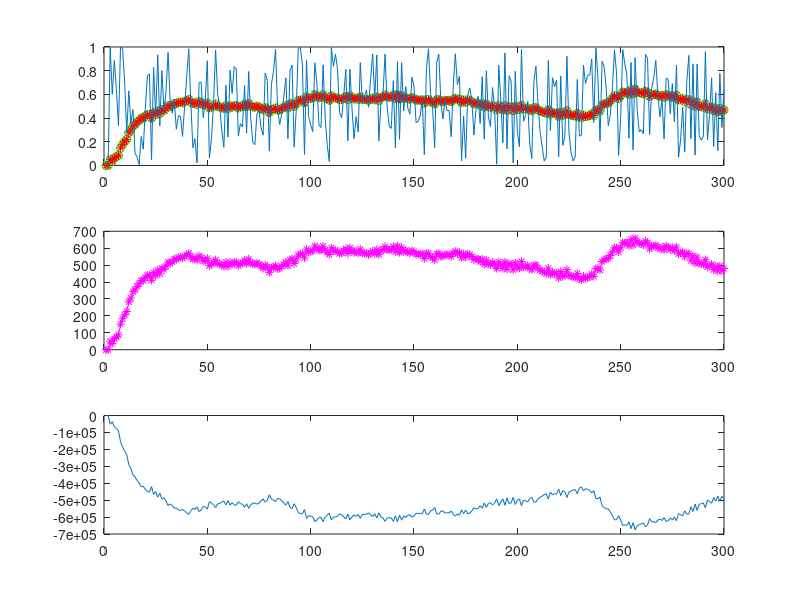

The MATLAB script that drew this image:
%second order IIR filter 
%y(n) = b(1)*x(n) + b(2)*x(n-1) + b(3)*x(n-2)- a(2)*y(n-1) - a(3)*y(n-2)

b = [0.049468994140625 -0.08551025390625 0.049468994140625]
a = [1 -1.8333740234375 0.8468017578125]       

B = int32(round(b.*2^20));
A = int32(round(a.*2^14));

ADCfactor = 2^10;
N=300;
x=1:N;

in = 1*rand(1,N);
in(1)=0;in(2)=0;

IN= int32(in.*ADCfactor);

IN(1)=0;IN(2)=0;
yref=filter(b,a,in);

Y= int32(zeros(1,length(x)));
Acc = int32(0);
for n = 3:N
    tmpB = int32(B(1)*IN(n)); 
    tmpB = tmpB + ((B(2)*IN(n-1)));
    tmpB = tmpB + ((B(3)*IN(n-2)));
    
    tmpA = int32(-A(2)*Y(n-1));
    tmpA = tmpA - A(3)*Y(n-2);%result is 30bit
    
    Acc = int32(tmpA + tmpB);%2^30
    Y(n) = Acc/int32(2^14);%=>convert 30 to 16
end
error = yref -(double(Y)./((2^6)*(1/ADCfactor)));
E2 =sum (error.^2)
%convert to ticks
Ytick = double(Y./int32(2^6))/ADCfactor;
subplot(3,1,1),plot(x,yref,'g-o',x,Ytick,'r*',x,in);
subplot(3,1,2), plot(x,Y./int32(2^6),'m-*')
subplot(3,1,3), plot(x,error)

